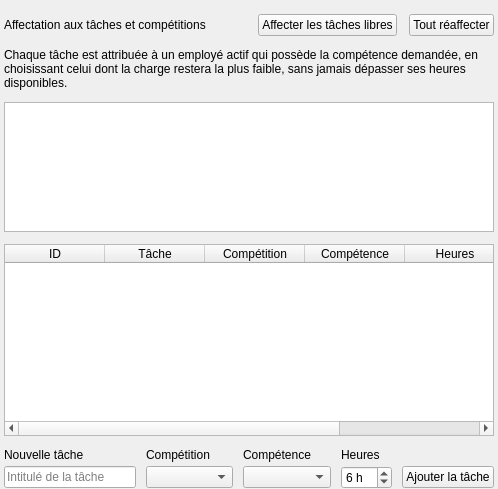
                 <widget class="QWidget" name="ongletAffectation">
                  <attribute name="title">
                   <string>🎯  Affectation intelligente</string>
                  </attribute>
                  <layout class="QVBoxLayout" name="dispositionAffectation" stretch="0,0,0,1,0">
                   <property name="spacing">
                    <number>12</number>
                   </property>
                   <property name="leftMargin">
                    <number>4</number>
                   </property>
                   <property name="topMargin">
                    <number>14</number>
                   </property>
                   <property name="rightMargin">
                    <number>4</number>
                   </property>
                   <property name="bottomMargin">
                    <number>0</number>
                   </property>
                   <item>
                    <layout class="QHBoxLayout" name="enteteAffectation">
                     <item>
                      <widget class="QLabel" name="titreAffectation">
                       <property name="texte" stdset="0">
                        <string notr="true">h2</string>
                       </property>
                       <property name="text">
                        <string>Affectation aux tâches et compétitions</string>
                       </property>
                      </widget>
                     </item>
                     <item>
                      <spacer name="ressortAffectation">
                       <property name="orientation">
                        <enum>Qt::Horizontal</enum>
                       </property>
                       <property name="sizeHint" stdset="0">
                        <size>
                         <width>40</width>
                         <height>20</height>
                        </size>
                       </property>
                      </spacer>
                     </item>
                     <item>
                      <widget class="QPushButton" name="boutonAffecterLibres">
                       <property name="cursor">
                        <cursorShape>PointingHandCursor</cursorShape>
                       </property>
                       <property name="text">
                        <string>Affecter les tâches libres</string>
                       </property>
                       <property name="variante" stdset="0">
                        <string notr="true">primaire</string>
                       </property>
                      </widget>
                     </item>
                     <item>
                      <widget class="QPushButton" name="boutonToutReaffecter">
                       <property name="cursor">
                        <cursorShape>PointingHandCursor</cursorShape>
                       </property>
                       <property name="text">
                        <string>Tout réaffecter</string>
                       </property>
                       <property name="variante" stdset="0">
                        <string notr="true">contour</string>
                       </property>
                      </widget>
                     </item>
                    </layout>
                   </item>
                   <item>
                    <widget class="QLabel" name="explicationAffectation">
                     <property name="texte" stdset="0">
                      <string notr="true">discret</string>
                     </property>
                     <property name="wordWrap">
                      <bool>true</bool>
                     </property>
                     <property name="text">
                      <string>Chaque tâche est attribuée à un employé actif qui possède la compétence demandée, en choisissant celui dont la charge restera la plus faible, sans jamais dépasser ses heures disponibles.</string>
                     </property>
                    </widget>
                   </item>
                   <item>
                    <widget class="QTextBrowser" name="rapportVue">
                     <property name="maximumSize">
                      <size>
                       <width>16777215</width>
                       <height>130</height>
                      </size>
                     </property>
                    </widget>
                   </item>
                   <item>
                    <widget class="QTableWidget" name="tableTaches">
                     <property name="editTriggers">
                      <set>QAbstractItemView::NoEditTriggers</set>
                     </property>
                     <property name="selectionMode">
                      <enum>QAbstractItemView::NoSelection</enum>
                     </property>
                     <property name="selectionBehavior">
                      <enum>QAbstractItemView::SelectRows</enum>
                     </property>
                     <property name="verticalScrollMode">
                      <enum>QAbstractItemView::ScrollPerPixel</enum>
                     </property>
                     <property name="horizontalScrollMode">
                      <enum>QAbstractItemView::ScrollPerPixel</enum>
                     </property>
                     <property name="showGrid">
                      <bool>false</bool>
                     </property>
                     <property name="wordWrap">
                      <bool>false</bool>
                     </property>
                     <attribute name="horizontalHeaderMinimumSectionSize">
                      <number>50</number>
                     </attribute>
                     <attribute name="horizontalHeaderHighlightSections">
                      <bool>false</bool>
                     </attribute>
                     <attribute name="verticalHeaderVisible">
                      <bool>false</bool>
                     </attribute>
                     <attribute name="verticalHeaderDefaultSectionSize">
                      <number>46</number>
                     </attribute>
                     <column>
                      <property name="text">
                       <string>ID</string>
                      </property>
                     </column>
                     <column>
                      <property name="text">
                       <string>Tâche</string>
                      </property>
                     </column>
                     <column>
                      <property name="text">
                       <string>Compétition</string>
                      </property>
                     </column>
                     <column>
                      <property name="text">
                       <string>Compétence</string>
                      </property>
                     </column>
                     <column>
                      <property name="text">
                       <string>Heures</string>
                      </property>
                     </column>
                     <column>
                      <property name="text">
                       <string>Affectée à</string>
                      </property>
                     </column>
                     <column>
                      <property name="text">
                       <string/>
                      </property>
                     </column>
                    </widget>
                   </item>
                   <item>
                    <layout class="QGridLayout" name="ajoutTache" columnstretch="3,2,2,0,0">
                     <property name="horizontalSpacing">
                      <number>10</number>
                     </property>
                     <property name="verticalSpacing">
                      <number>4</number>
                     </property>
                     <item row="0" column="0">
                      <widget class="QLabel" name="libelleTacheTitre">
                       <property name="texte" stdset="0">
                        <string notr="true">petit</string>
                       </property>
                       <property name="text">
                        <string>Nouvelle tâche</string>
                       </property>
                      </widget>
                     </item>
                     <item row="0" column="1">
                      <widget class="QLabel" name="libelleTacheCompetition">
                       <property name="texte" stdset="0">
                        <string notr="true">petit</string>
                       </property>
                       <property name="text">
                        <string>Compétition</string>
                       </property>
                      </widget>
                     </item>
                     <item row="0" column="2">
                      <widget class="QLabel" name="libelleTacheCompetence">
                       <property name="texte" stdset="0">
                        <string notr="true">petit</string>
                       </property>
                       <property name="text">
                        <string>Compétence</string>
                       </property>
                      </widget>
                     </item>
                     <item row="0" column="3">
                      <widget class="QLabel" name="libelleTacheHeures">
                       <property name="texte" stdset="0">
                        <string notr="true">petit</string>
                       </property>
                       <property name="text">
                        <string>Heures</string>
                       </property>
                      </widget>
                     </item>
                     <item row="1" column="0">
                      <widget class="QLineEdit" name="tacheTitre">
                       <property name="maxLength">
                        <number>80</number>
                       </property>
                       <property name="placeholderText">
                        <string>Intitulé de la tâche</string>
                       </property>
                      </widget>
                     </item>
                     <item row="1" column="1">
                      <widget class="QComboBox" name="tacheCompetition"/>
                     </item>
                     <item row="1" column="2">
                      <widget class="QComboBox" name="tacheCompetence"/>
                     </item>
                     <item row="1" column="3">
                      <widget class="QSpinBox" name="tacheHeures">
                       <property name="suffix">
                        <string> h</string>
                       </property>
                       <property name="minimum">
                        <number>1</number>
                       </property>
                       <property name="maximum">
                        <number>72</number>
                       </property>
                       <property name="value">
                        <number>6</number>
                       </property>
                      </widget>
                     </item>
                     <item row="1" column="4">
                      <widget class="QPushButton" name="boutonAjouterTache">
                       <property name="cursor">
                        <cursorShape>PointingHandCursor</cursorShape>
                       </property>
                       <property name="text">
                        <string>Ajouter la tâche</string>
                       </property>
                       <property name="variante" stdset="0">
                        <string notr="true">primaire</string>
                       </property>
                      </widget>
                     </item>
                    </layout>
                   </item>
                  </layout>
                 </widget>
